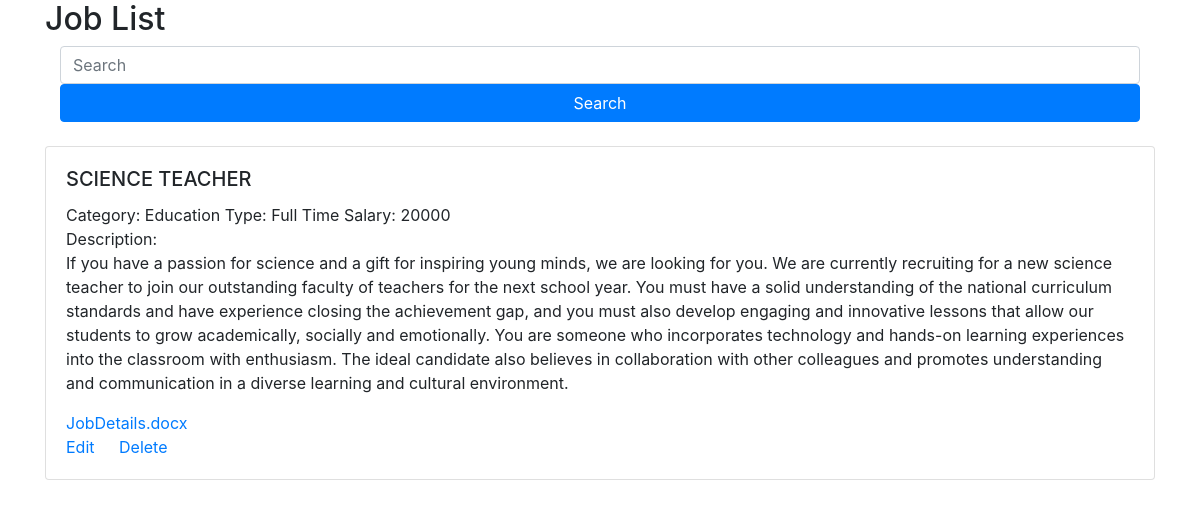
/postjob/data, run on the app's committed database.
### postjob/models.py (models this page shows)
class Post(models.Model):
    title= models.CharField(max_length=50)
    category= models.CharField(max_length=50)
    job_type= models.CharField(max_length=50)
    salary= models.IntegerField()
    description = models.TextField()
    file = models.FileField()
    def __str__(self):
        return str(self.id)+ " " +self.title + " " +self.category + " " + self.job_type + " " + str(self.salary) +" " + self.description

### postjob/views.py (the view)
# urls.py: path('data', view_saved_posted_data),
def view_saved_posted_data(request):
    list_of_post = Post.objects.all()
    print(list_of_post)
    context_variable = {
        'posts':list_of_post
    }
    return render(request,'viewdata.html',context_variable)

### postjob/templates/viewdata.html (shortened to what this page needs)
<!DOCTYPE html>
<html lang="en">
<link rel="stylesheet" href="/static/css/bootstrap.min.css">
<head>
</head>
<body>
    <div class="container">
        <h2>Job List</h2>
        <div class="container">
        <form method="POST" action="search" class="needs-validation" novalidate>
          <input class="form-control col-sm-12" type="search" placeholder="Search" name="search" required>
          <button class="btn btn-primary col-sm-12" type="submit">Search</button>
        </form>
        </div><br>
        {% for post in posts %}
        <div class="card">
          <div class="card-body">
            <h5 class="card-title text-uppercase" class="text-uppercase">{{post.title}}</h5>
            <h8 class="card-title text-capitalize">Category: {{post.category}}</h8>
            <h8 class="card-title text-capitalize">Type: {{post.job_type}}</h8>
            <h8 class="card-title text-capitalize">Salary: {{post.salary}}</h8><br>
            <h8 class="card-title">Description:</h8>
            <p class="card-text">{{post.description}}</p>
            <a href="{{post.file.url}}"  class="card-link">{{post.file}}</a><br>
            <a href="data/edit/{{post.id}}" class="card-link">Edit</a>
            <a href="data/delete/{{post.id}}" class="card-link">Delete</a>
          </div>
        </div>
        {% empty %}
          There are no job posts.
        {% endfor %}
      </div>
</body>
</html>

### data on the page
Post: title "SCIENCE TEACHER", category "Education", job_type "Full Time", salary "20000", description "If you have a passion for science and a gift for inspiring young minds, we are looking for you. We are currently recruiting for a new science teacher to join our outstanding faculty of teachers for the next school year. You must have a solid understanding of the national curriculum standards and have experience closing the achievement gap, and you must also develop engaging and innovative lessons that allow our students to grow academically, socially and emotionally. You are someone who incorporates technology and hands-on learning experiences into the classroom with enthusiasm. The ideal candidate also believes in collaboration with other colleagues and promotes understanding and…", file "JobDetails.docx"
